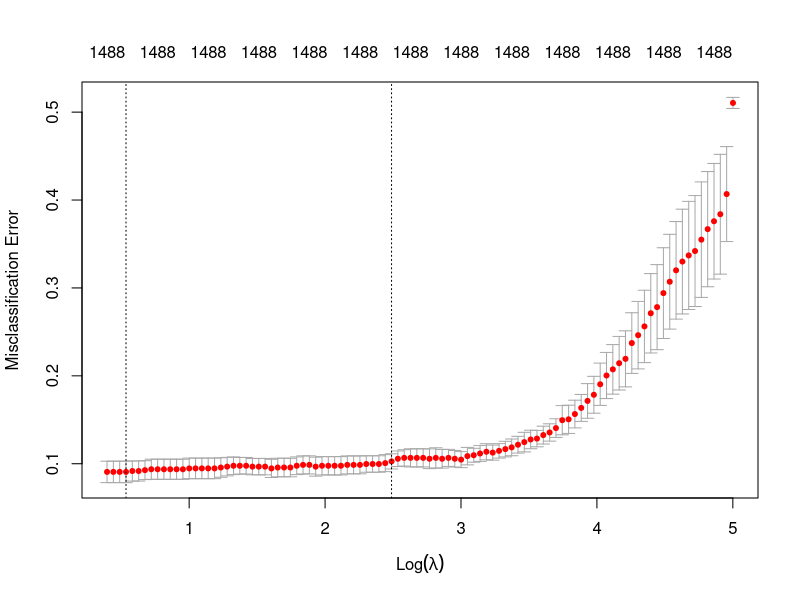
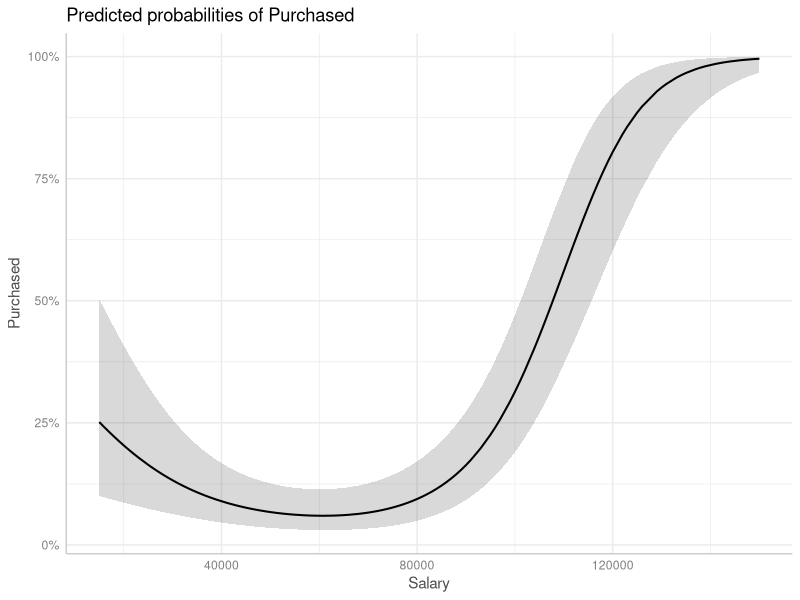
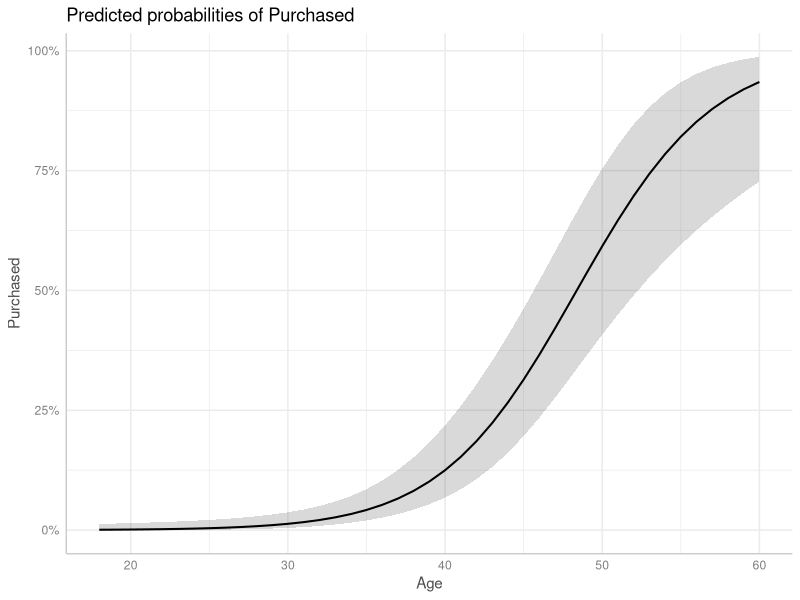

R code for these plots, in order:
## ---- chunk 1
knitr::opts_chunk$set(echo = TRUE, warning = FALSE, message = FALSE, results = TRUE)
## ---- chunk 2
# Clearing work space
rm(list = ls())
graphics.off()

# Loading needed packages
library(data.table)
library(ggplot2)
library(mlbench)
library(caret)
library(ggeffects)
library(glmnet)
library(splines)
## ---- chunk 3
# Loading dataset
twitter <- fread(file = 'trumpbernie.csv')

# Checking dataset
dim(twitter)

# Removing columns with random Arabic characters
twitter <- twitter[, -1495]
twitter <- twitter[, -1494]
## ---- chunk 4
# Estimating a standard logistic regression model
model1 <- glm(trump_tweet ~ ., data = twitter, family = "binomial")

# a. Extracting coefficients
head(coef(model1), 99)
coef(model1)[1010:1050]

# b. Examining accuracy on training data
comparison_df <- data.frame(train_predictions=model1$fitted.values,
observed=model1$y)

# Applying threshold
comparison_df$train_predictions<-ifelse(comparison_df$train_predictions>=0.5, yes = 1, no = 0)

# Computing accuracy (scale: 0-1, 0=0%, 1=100%)
nrow(comparison_df[comparison_df$train_predictions==comparison_df$observed,]) / nrow(comparison_df)
## ---- chunk 5
# Cross-validating using 3-fold cross-validation
class(twitter$trump_tweet)
twitter$trump_tweet <- as.factor(twitter$trump_tweet) # factorizing
class(twitter$trump_tweet)

# Setting resampling settings
tc <- caret::trainControl(method = 'cv', number = 3)

# Running cross-validation
set.seed(12345)
glm <- caret::train(trump_tweet ~ .,
                    data = twitter,
                    method = "glm",
                    family = "binomial",
                    trControl = tc)

glm
## ---- chunk 6
# Fitting ridge regression
set.seed(123456)
model2 <- cv.glmnet(x = as.matrix(twitter[,-c('trump_tweet'),with=F]),
                    y = twitter$trump_tweet,
                    nfolds = 5,
                    standardize = TRUE,
                    family='binomial',
                    alpha=0,
                    type.measure = 'class')

model2
## ---- chunk 7
# Plotting lambda against the classification error
plot(model2)
## ---- chunk 8
# Extracting coefficients associated with lowest test error
best_coefs <- coef(model2, s = "lambda.1se")

best_coefs_dt <- data.table(word=rownames(best_coefs), coef=best_coefs[,1])

best_coefs_dt[order(coef,decreasing = T)]
## ---- chunk 9
# Loading dataset
kaggle <- fread(file = 'Kaggle_Social_Network_Ads.csv')
str(kaggle)
class(kaggle$Purchased)
kaggle$Purchased <- as.factor(kaggle$Purchased) # factorizing
## ---- chunk 10
# Cross-validating
tc2 <- caret::trainControl(method = 'cv', number = 5) # 5-fold

set.seed(12345)
model3 <- caret::train(Purchased ~ Age + Gender + Salary,
                    data = kaggle,
                    method = "glm",
                    family = "binomial",
                    trControl = tc2)

model3
## ---- chunk 11
# GAMs
set.seed(12345)
gam2 <- caret::train(Purchased ~ ns(Age, 2) + ns(Salary, 2), # 2 df
                    data = kaggle,
                    method = "glm",
                    family = "binomial",
                    trControl = tc2)

set.seed(12345)
gam3 <- caret::train(Purchased ~ ns(Age, 3) + ns(Salary, 3), # 3 df
                    data = kaggle,
                    method = "glm",
                    family = "binomial",
                    trControl = tc2)

set.seed(12345)
gam4 <- caret::train(Purchased ~ ns(Age, 4) + ns(Salary, 4), # 4 df
                    data = kaggle,
                    method = "glm",
                    family = "binomial",
                    trControl = tc2)

gam2
gam3
gam4
## ---- chunk 12
# Re-estimating best specification on full data
final_model <- glm(Purchased ~ ns(Age, 2) + ns(Salary, 2) + Gender,
                  data = kaggle,
                  family = 'binomial')

final_model

# Plotting marginal predictions from model
plot(ggpredict(model = final_model,terms = 'Salary'))

# Plotting marginal predictions from model
plot(ggpredict(model = final_model,terms = 'Age'))
